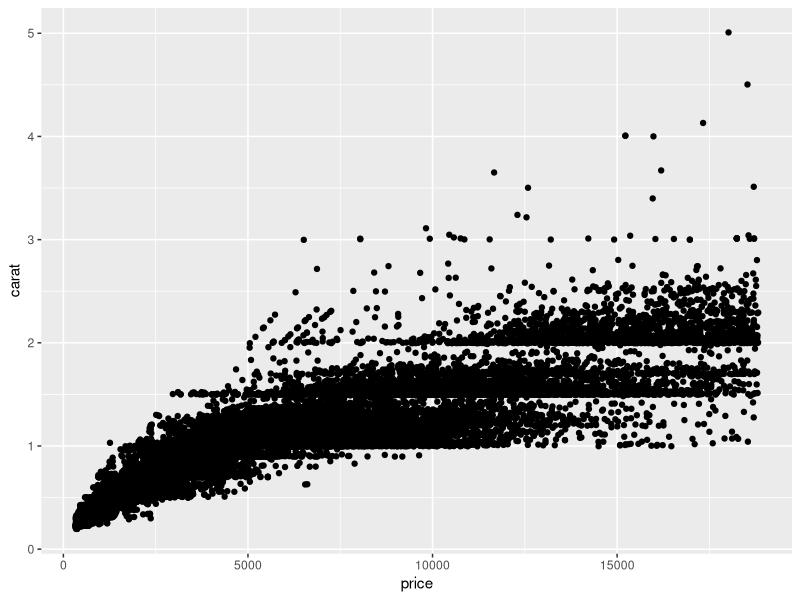

R code for this plot:
## ---- chunk 1
### In this code chunk, start with the diamonds dataset (built in to
### ggplot2 package) and create a plot of price vs. carat (or some other
### variables of your choice)

library(tidyverse)

data("diamonds")

p_v_carat <- ggplot(data=diamonds,aes(x=price,y=carat))+
  geom_jitter()

## ---- chunk 2
### In this code chunk, start with the diamonds dataset (built in to
### ggplot2 package) and create a subset based on filtering, e.g., 
### size greater than 1 carat or cut is "Ideal"

diamond_subset <- diamonds |> filter(cut=="Ideal")

## ---- chunk 3
### Both partners - delete this comment, then write some code here
### to plot, summarize, calculate something simple using the diamonds
### dataset.


## ---- chunk 4
### Both partners - delete this comment, then write some code here
### to plot, summarize, calculate something simple using the diamonds
### dataset.


